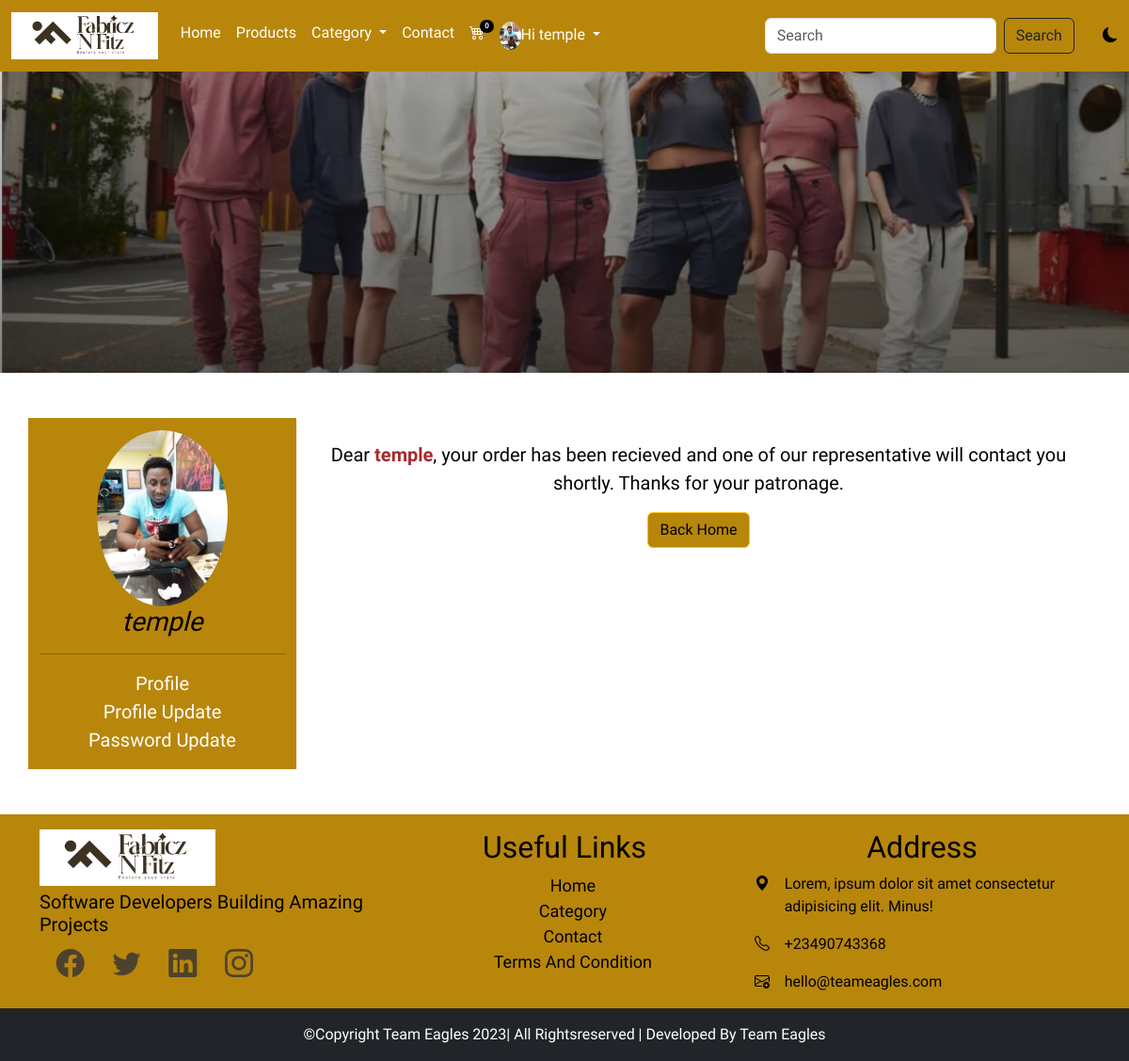
Page /thankyou (signed in) on the committed database.
### main/models.py (models this page shows, shortened)
class AppInfo(models.Model):
    appname = models.CharField(max_length=50)
    logo = models.ImageField(upload_to = 'logo')
    banner = models.ImageField(upload_to='banner')
    carousel1 = models.ImageField(upload_to='carousel1')
    carousel2 = models.ImageField(upload_to='carousel2')
    carousel3 = models.ImageField(upload_to='carousel3')

class Customer(models.Model):
    user = models.OneToOneField(User, on_delete=models.CASCADE)
    first_name =models.CharField(max_length=100)
    last_name =models.CharField(max_length=100)
    phone =models.CharField(max_length=20)
    address =models.CharField(max_length=100)
    email =models.EmailField(max_length=104)
    pix =models.ImageField(upload_to='profilepix')
    joined = models.DateTimeField(auto_now_add=True)

### main/views.py (the view)
# urls.py: path('thankyou',views.thankyou,name='thankyou'),
@login_required(login_url='signin')
def thankyou(request):
    userprof = Customer.objects.get(user__username =request.user.username)
    cart = Cart.objects.filter(user__username = request.user.username, paid= False)
    for item in cart:
        item.paid = True
        item.save()
        product = Product.objects.get(pk=item.product.id)
    context = {
        'userprof': userprof,
        'cart': cart,
    }
    return render(request,'thankyou.html', context)

### main/context_processor.py (called while the page is built)
def feature(request):
    info = AppInfo.objects.get(pk=1)
    categ = Category.objects.all()
    context = {
        'info':info,
        'categ':categ
    }
    return context

def cartcount(request):
    cart = Cart.objects.filter(user__username = request.user.username, paid=False)
    itemcount = 0
    for item in cart:
        itemcount += item.quantity
    context = {
        'itemcount': itemcount
    }
    return context

### main/templates/thankyou.html (shortened to what this page needs)
{% extends 'base.html' %}
{% load static %}
{% block header %}{% include 'header.html' %} {% endblock header %}
{% block banner %} {% include 'banner.html' %}{% endblock banner %}
{% block content %}
<div class="container mt-5 mb-5">
  <div class="row">
    <div class="col-12 col-md-3 pavat">
      <img src="{{userprof.pix.url}}" alt="" style="height: 200px;">
      <h3>{{userprof.user}}</h3>
      <hr>
      <ul class="list-unstyled">
        <li><a href="{% url 'profile' %}">profile</a></li>
        <li><a href="{% url 'profile_update' %}">profile update</a></li>
        <li><a href="{% url 'password_update' %}">password update</a></li>
      </ul>
    </div>
    <div class="col-12 col-md-9 thanks">
      <p>Dear <span><a href="{% url 'profile' %}">{{userprof.user}}</a></span>, your order has been recieved and one of our representative
       will contact you shortly. Thanks for your patronage.
      </p>
      <a href="{% url 'home' %}"><button class="btn btn-warning text-capitalize">back home</button></a>
    </div>
  </div>
</div>
{% endblock content %}
{% block footer %}{% include 'footer.html' %}{% endblock footer %}

### main/templates/header.html (shortened to what this page needs)
<nav class="navbar navbar-expand-lg sticky-top">
    <div class="container-fluid">
      <a class="navbar-brand" href="#"
        ><img src="{{info.logo.url}}" alt="" style="height: 50px"
      /></a>
      <div class="collapse navbar-collapse" id="navbarSupportedContent">
        <ul class="navbar-nav me-auto mb-2 mb-lg-0">
          {% if user.is_authenticated %}
          <li class="nav-item">
            <a class="nav-link" aria-current="page" href="{% url 'home' %}">Home</a>
          </li>
          <li class="nav-item">
            <a class="nav-link" href="{% url 'products' %}">Products</a>
          </li>
          <li class="nav-item dropdown">
            <a
              class="nav-link dropdown-toggle"
              href="#"
              role="button"
              data-bs-toggle="dropdown"
              aria-expanded="false"
            >
              Category
            </a>
          </li>
          <li class="nav-item">
            <a class="nav-link" href="{% url 'contact' %}">Contact</a>
          </li>
          <li class="nav-item">
            <a class="nav-link" href="{% url 'cart' %}">
            <div class="wrapper">
              <i class="bi bi-cart4"></i>
              <span class="badge">{{itemcount}}</span>
            </div>
            </a>
          </li>
          <li class="nav-item dropdown">
            <a
              class="nav-link dropdown-toggle"
              href="#"
              role="button"
              data-bs-toggle="dropdown"
              aria-expanded="false"
            >
            {% if user.customer %}
            <img src="{{user.customer.pix.url}}" style="height: 30px;" alt="" /><span>Hi {{user.username}}</span>
            {% endif %}
            </a>
          </li>
          {% endif %}
        </ul>
        <form action="{% url 'search' %}" method="POST" class="d-flex" role="search">
          <input
            class="form-control me-2"
            name="item"
            type="search"
            placeholder="Search"
            aria-label="Search"
          />
          <button type="submit" class="btn btn-outline-dark" type="submit">Search</button>
        </form>
        <div class="david">
          <i class="bi bi-moon-fill"></i>
        </div>
      </div>
    </div>
  </nav>

### main/templates/footer.html
<footer>
    <div class="container">
      <div class="row fitem pt-3 ">
        <div class="col-6 col-lg-4 fadd">
          <img src="{{info.logo.url}}" style="height: 60px;" alt="">
          <h3>software developers building amazing projects</h3>
          <ul class="list-unstyled">
            <li class="list-inline-item"><i class="bi bi-facebook"></i></li>
            <li class="list-inline-item"><i class="bi bi-twitter"></i></li>
            <li class="list-inline-item"><i class="bi bi-linkedin"></i></li>
            <li class="list-inline-item"><i class="bi bi-instagram"></i></li>
          </ul>
        </div>
        <div class="col-6 col-lg-4 flink">
          <h2 class="text-center text-capitalize">useful links</h2>
          <ul class="list-unstyled">
            <li><a href="">home</a></li>
            <li><a href="">category</a></li>
            <li><a href="">contact</a></li>
            <li><a href="">terms and condition</a></li>
          </ul>
        </div>
        <div class="col-12 col-lg-4 fadd">
          <h2 class="text-center text-capitalize">address</h2>
          <div class="row">
            <div class="col-1">
              <i class="bi bi-geo-alt-fill"></i>
            </div>
            <div class="col-11">
              <p>Lorem, ipsum dolor sit amet consectetur adipisicing elit. Minus!</p>
            </div>
          </div>
          <div class="row">
            <div class="col-1">
              <i class="bi bi-telephone"></i>
            </div>
            <div class="col-11">
              <p>+23490743368</p>
            </div>
          </div>
          <div class="row">
            <div class="col-1">
              <i class="bi bi-envelope-plus"></i>
            </div>
            <div class="col-11">
              <p>hello@teameagles.com</p>
            </div>
          </div>
        </div>
      </div>
    </div>
    <div class="container-fluid">
      <div class="row bg-dark">
        <p class="text-white text-center text-capitalize pt-3">&copy;copyright team eagles 2023| all rightsreserved | developed by team eagles</p>
      </div>
    </div>
  </footer>

### main/static/css/style.css (style rules this page uses)
* { padding-inline-start: 0%; margin: 0%; box-sizing: border-box; }
.navbar { background-color: darkgoldenrod; }
.navbar-nav a { color: white; }
.wrapper { position: relative; }
.wrapper span { position: absolute; top: -2px; right: -10px; background-color: black; font-size: 8px; border-radius: 50px; }
.nav-item img { border-radius: 50%; }
.david { margin-left: 3%; cursor: pointer; }
:root { --bg:white; --icon:black; --text: black; }
body { background: var(--bg) !important; color: var(--text) !important; overflow-y: hidden; font-family: 'Alkatra', cursive; }
footer { background-color: darkgoldenrod; }
.fitem h3 { font-size: 20px; text-transform: capitalize; margin-top: 5px; }
.fitem ul i { font-size: 30px; color: rgb(77, 67, 44); }
.fitem li { padding-left: 5%; }
.flink { text-align: center; }
.flink a { text-decoration: none; text-transform: capitalize; color: black; font-size: 18px; font-weight: 500; }
.pavat { background-color: darkgoldenrod; text-align: center; }
.pavat img { padding-top: 5%; border-radius: 100%; }
.pavat h3 { font-style: italic; }
.pavat li a { text-decoration: none; text-transform: capitalize; color: white; font-size: 20px; }
.thanks { text-align: center; }
.thanks p { font-size: 20px; }
.thanks a { text-decoration: none; color: brown; font-weight: 600; }
.thanks button { background-color: darkgoldenrod; }

### rows in the picture
AppInfo: logo (picture)
Customer: pix (picture), user "temple"

### other values in the picture
{{ itemcount }} "0"
{{ user.username }} "temple"
